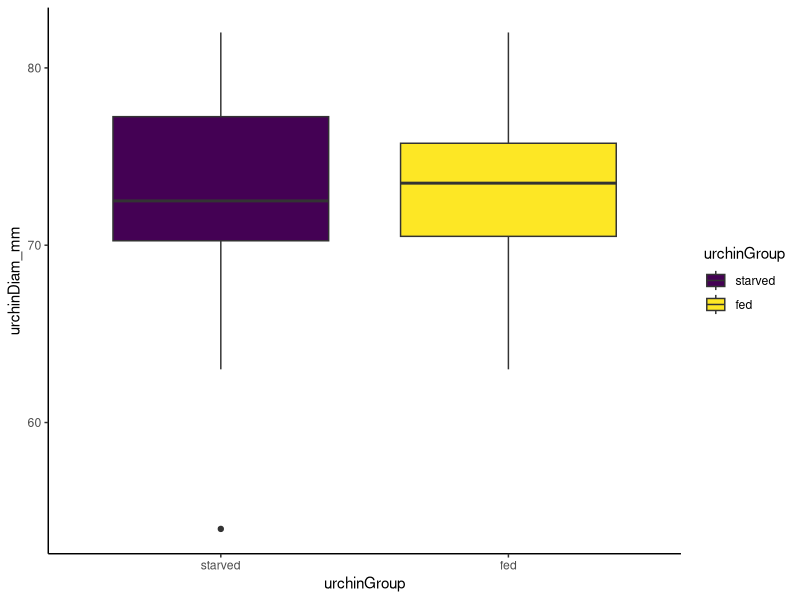
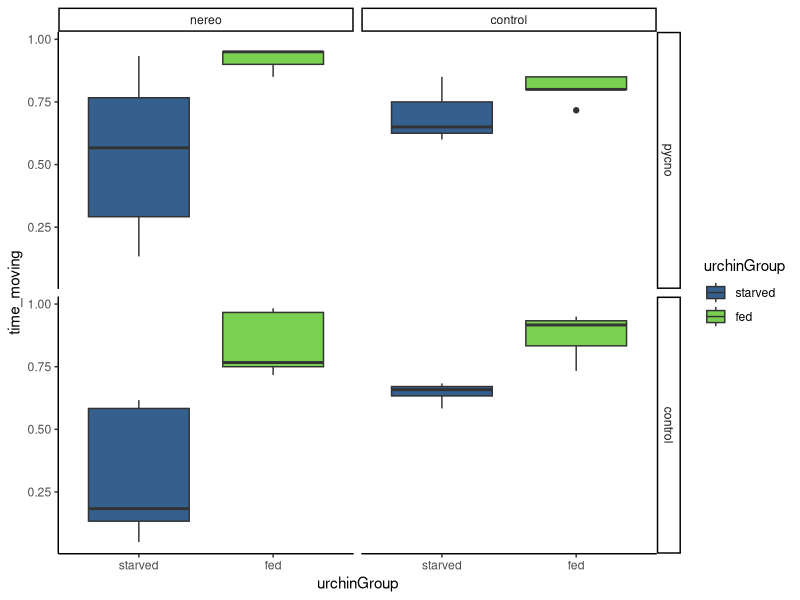
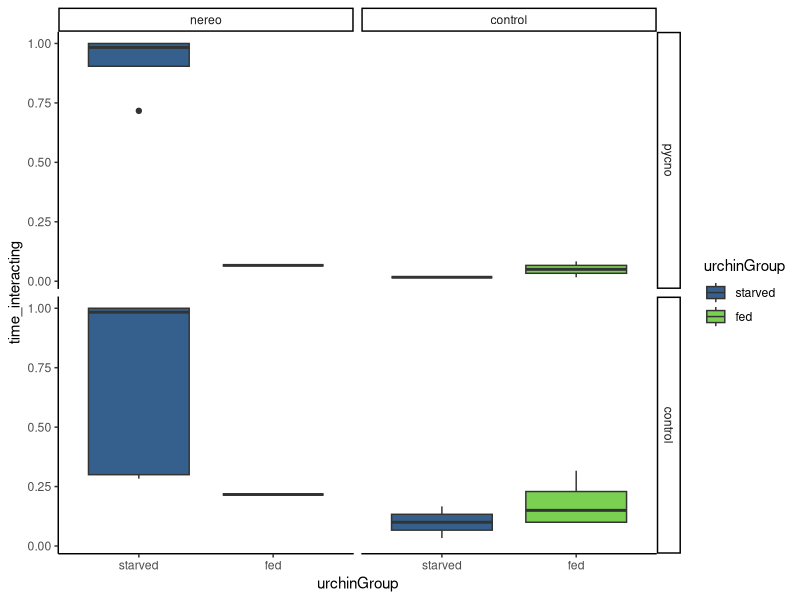
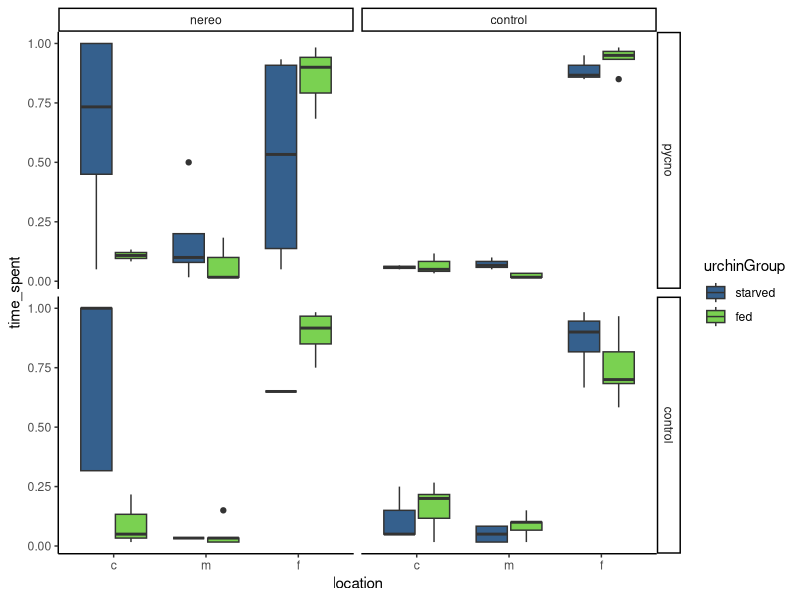
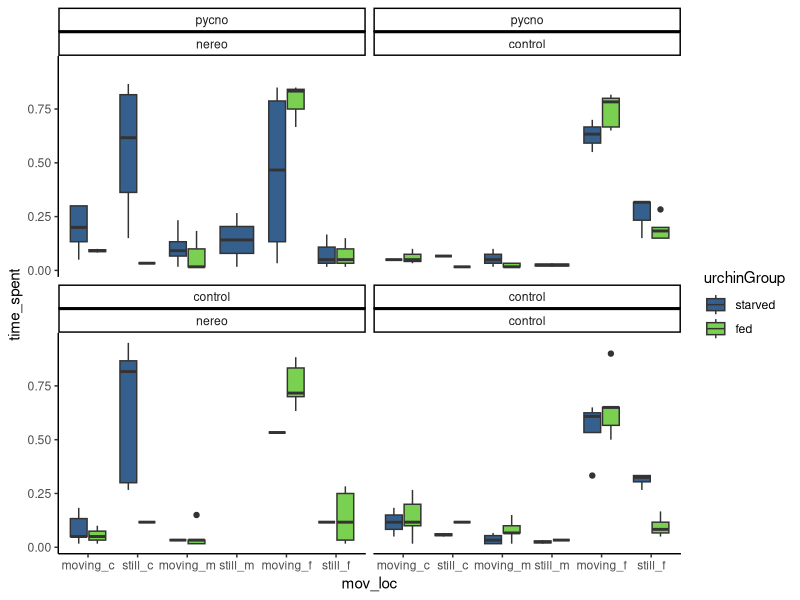
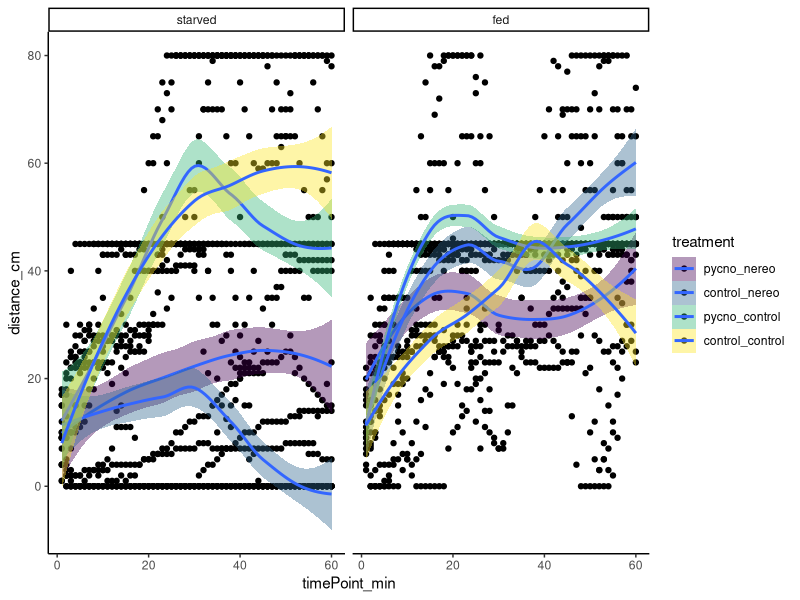
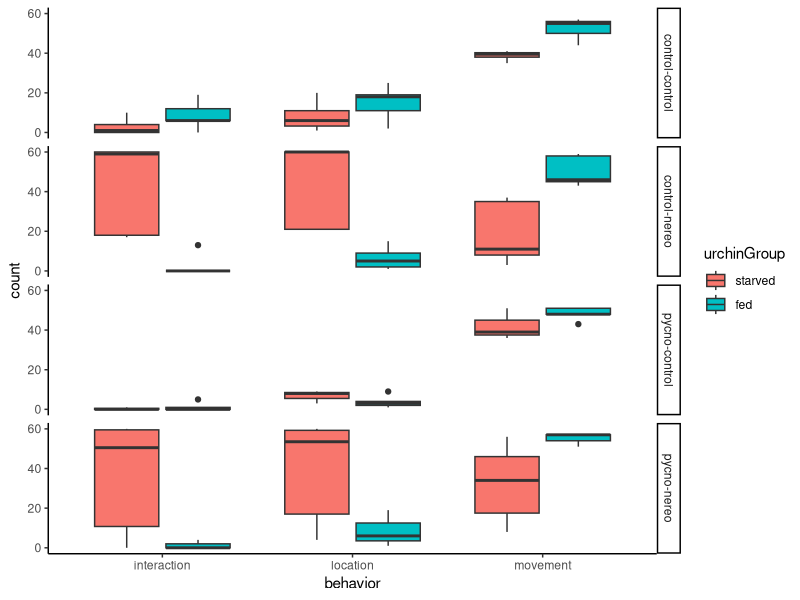

Reproduce these figures in R, in order.
#++++++++++++++++++++++++++++++++++++++++++++++++++++++++++++++++++++++++++++++++++
#                                                                                ##
# Pycno-Urchin Dataset 2021 Figure Exploration                                   ##
# Script created 2021-08-31                                                      ##
# Last updated 2021-09-04                                                        ##
# Data source: Ross Whippo                                                       ##
# R code prepared by Ross Whippo                                                 ##
#                                                                                ##
#++++++++++++++++++++++++++++++++++++++++++++++++++++++++++++++++++++++++++++++++++

# SUMMARY:
# A script to QAQC and parse the 2021 pycno-urchin dataset.


# Required Files (check that script is loading latest version):
# trials2021_QAQC.csv

# Associated Scripts:
# trials2021_dataset_QAQC.R
# trials2021_model1.R

# TO DO 

# +++++++++++++++++++++++++++++++++++++++++++++++++++++++++++++++++++++++++++++++++
# TABLE OF CONTENTS                                                            ####
#                                                                                 +
# RECENT CHANGES TO SCRIPT                                                        +
# LOAD PACKAGES                                                                   +
# READ IN DATA                                                                    +
# MANIPULATE DATA                                                                 +
#                                                                                 +
#++++++++++++++++++++++++++++++++++++++++++++++++++++++++++++++++++++++++++++++++++

#++++++++++++++++++++++++++++++++++++++++++++++++++++++++++++++++++++++++++++++++++
# RECENT CHANGES TO SCRIPT                                                     ####
#++++++++++++++++++++++++++++++++++++++++++++++++++++++++++++++++++++++++++++++++++

# 2021-08-31 Script created

#++++++++++++++++++++++++++++++++++++++++++++++++++++++++++++++++++++++++++++++++++
# LOAD PACKAGES                                                                ####
#++++++++++++++++++++++++++++++++++++++++++++++++++++++++++++++++++++++++++++++++++

library(tidyverse)
library(viridis)

# set plot theme
theme_set(theme_classic())

#++++++++++++++++++++++++++++++++++++++++++++++++++++++++++++++++++++++++++++++++++
# READ IN DATA                                                                 ####
#++++++++++++++++++++++++++++++++++++++++++++++++++++++++++++++++++++++++++++++++++

trials2021_Q <- read_csv("Data/2021/trials2021_QAQC.csv", 
                       col_types = cols(algalTreat = col_factor(levels = c("nereo", "control")), 
                                        date = col_character(),  location = col_character(), 
                                        movement = col_character(), 
                                        pycnoTreat = col_factor(levels = c("pycno", "control")), 
                                        tank = col_factor(levels = c("TF1", "TF2")), 
                                        timeBegin = col_character(), timeEnd = col_character(), 
                                        urchinGroup = col_factor(levels = c("starved","fed")),
                                        location = col_factor(levels = c("c", "m", "f"))))

#++++++++++++++++++++++++++++++++++++++++++++++++++++++++++++++++++++++++++++++++++
# MANIPULATE DATA                                                              ####
#++++++++++++++++++++++++++++++++++++++++++++++++++++++++++++++++++++++++++++++++++

# is there a difference in mean test diameter between groups?

diams <- trials2021_Q %>%
  select(trial, urchinGroup, urchinDiam_mm) %>%
  distinct(trial, urchinGroup, urchinDiam_mm)

diams %>%
  ggplot(aes(x = urchinGroup, y = urchinDiam_mm, fill = urchinGroup)) +
  geom_boxplot() +
  scale_fill_viridis(discrete = TRUE)

t.test(urchinDiam_mm ~ urchinGroup, data = diams)

# Welch Two Sample t-test

# data:  urchinDiam_mm by urchinGroup
# t = -1.7371, df = 44.656, p-value = 0.08927
# alternative hypothesis: true difference in means is not equal to 0
# 95 percent confidence interval:
#  -5.9320892  0.4387559
# sample estimates:
#  mean in group starved     mean in group fed 
# 70.92000              73.66667 

# NO, 2.75mm average difference 

# is there a difference in time spent moving among all treatments?

movement <- trials2021_Q %>%
  select(trial, urchinGroup, pycnoTreat, algalTreat, movement) %>%
  filter(movement != "st") %>%
  add_column(move = 1) %>%
  group_by(trial, urchinGroup, pycnoTreat, algalTreat, move) %>%
  count(move) %>%
  mutate(time_moving = n/60)

movement %>%
  ggplot(aes(x = urchinGroup, y = time_moving, fill = urchinGroup)) +
  geom_boxplot() +
  scale_fill_viridis(discrete = TRUE, begin = 0.3, end = 0.8) +
  facet_grid(pycnoTreat ~ algalTreat)

# do treatments spend different amounts of time interacting with the signal?

interaction <- trials2021_Q %>%
  select(trial, urchinGroup, pycnoTreat, algalTreat, interaction) %>%
  filter(interaction != "ni") %>%
  add_column(interact = 1) %>%
  group_by(trial, urchinGroup, pycnoTreat, algalTreat, interact) %>%
  count(interact) %>%
  mutate(time_interacting = n/60)

interaction %>%
  ggplot(aes(x = urchinGroup, y = time_interacting, fill = urchinGroup)) +
  geom_boxplot() +
  scale_fill_viridis(discrete = TRUE, begin = 0.3, end = 0.8) +
  facet_grid(pycnoTreat ~ algalTreat)

# do urchin spend different amounts of time in distance zones among treatments?

location <- trials2021_Q %>%
  select(trial, urchinGroup, pycnoTreat, algalTreat, location) %>%
  add_column(locate = 1) %>%
  group_by(trial, urchinGroup, pycnoTreat, algalTreat, location) %>%
  count(locate) %>%
  mutate(time_spent = n/60)
location$location <- factor(location$location, levels = c("c", "m", "f"))

location %>%
  ggplot(aes(x = location, y = time_spent, fill = urchinGroup)) +
  geom_boxplot() +
  scale_fill_viridis(discrete = TRUE, begin = 0.3, end = 0.8) +
  facet_grid(pycnoTreat ~ algalTreat)

# is there a difference in movement + location?

move_loc <- trials2021_Q %>%
  select(trial, urchinGroup, pycnoTreat, algalTreat, movement, location) %>%
  mutate(moves = case_when(movement == "ma" ~ "moving",
                           movement == "mp" ~ "moving",
                           movement == "mt" ~ "moving",
                           movement == "st" ~ "still")) %>%
  unite(mov_loc, moves, location, sep = "_") %>%
  add_column(place = 1) %>%
  group_by(trial, urchinGroup, pycnoTreat, algalTreat, mov_loc) %>%
  count(place) %>%
  mutate(time_spent = n/60) 
move_loc$mov_loc <- factor(move_loc$mov_loc, levels = c("moving_c", "still_c", "moving_m", "still_m", "moving_f", "still_f"))

move_loc %>%
  ggplot(aes(x = mov_loc, y = time_spent, fill = urchinGroup)) +
  geom_boxplot() +
  scale_fill_viridis(discrete = TRUE, begin = 0.3, end = 0.8) +
  facet_wrap(pycnoTreat ~ algalTreat)

# What does movment look like over the course of an hour for each treatment?

time_move <- trials2021_Q %>%
  select(trial, urchinGroup, pycnoTreat, algalTreat, timePoint_min, distance_cm) %>%
  group_by(trial) %>%
  unite(treatment, pycnoTreat, algalTreat, sep = "_") %>%
  mutate(treatment = factor(treatment))


time_move %>%
  ggplot(aes(x = timePoint_min, y = distance_cm, fill = treatment, group = treatment)) +
  geom_point() +
  geom_smooth(method = "loess") +
  scale_fill_viridis(discrete = TRUE) +
  facet_wrap(.~ urchinGroup)

# direct comparison to Belleza et al 2021 Figure 2

NMIOdata <- trials2021_Q %>%
  select(trial, urchinGroup, pycnoTreat, algalTreat, movement, location, interaction) %>%
  pivot_longer(cols = c(movement, location, interaction),
               names_to = "behavior",
               values_to = "value") %>%
  mutate(recode(value, 'i' = 1,
         'ma' = 1,
         'mt' = 1,
         'mp' = 1,
         'c' = 1,
         'm' = 1,
         'ni' = 0,
         'f' = 0,
         'st' = 0)) %>%
  rename('count' = 'recode(...)') %>%
  group_by(trial, urchinGroup, pycnoTreat, algalTreat, behavior) %>%
  summarise(sum(`count`)) %>%
  rename('count' = 'sum(count)') %>%
  unite('treatment', pycnoTreat, algalTreat, sep = "-")
  

ggplot(NMIOdata, aes(x = behavior, y = count, fill = urchinGroup)) +
  geom_boxplot() +
  facet_grid(treatment~.)
  
  

############### SUBSECTION HERE

####
#<<<<<<<<<<<<<<<<<<<<<<<<<<END OF SCRIPT>>>>>>>>>>>>>>>>>>>>>>>>#

# SCRATCH PAD ####
